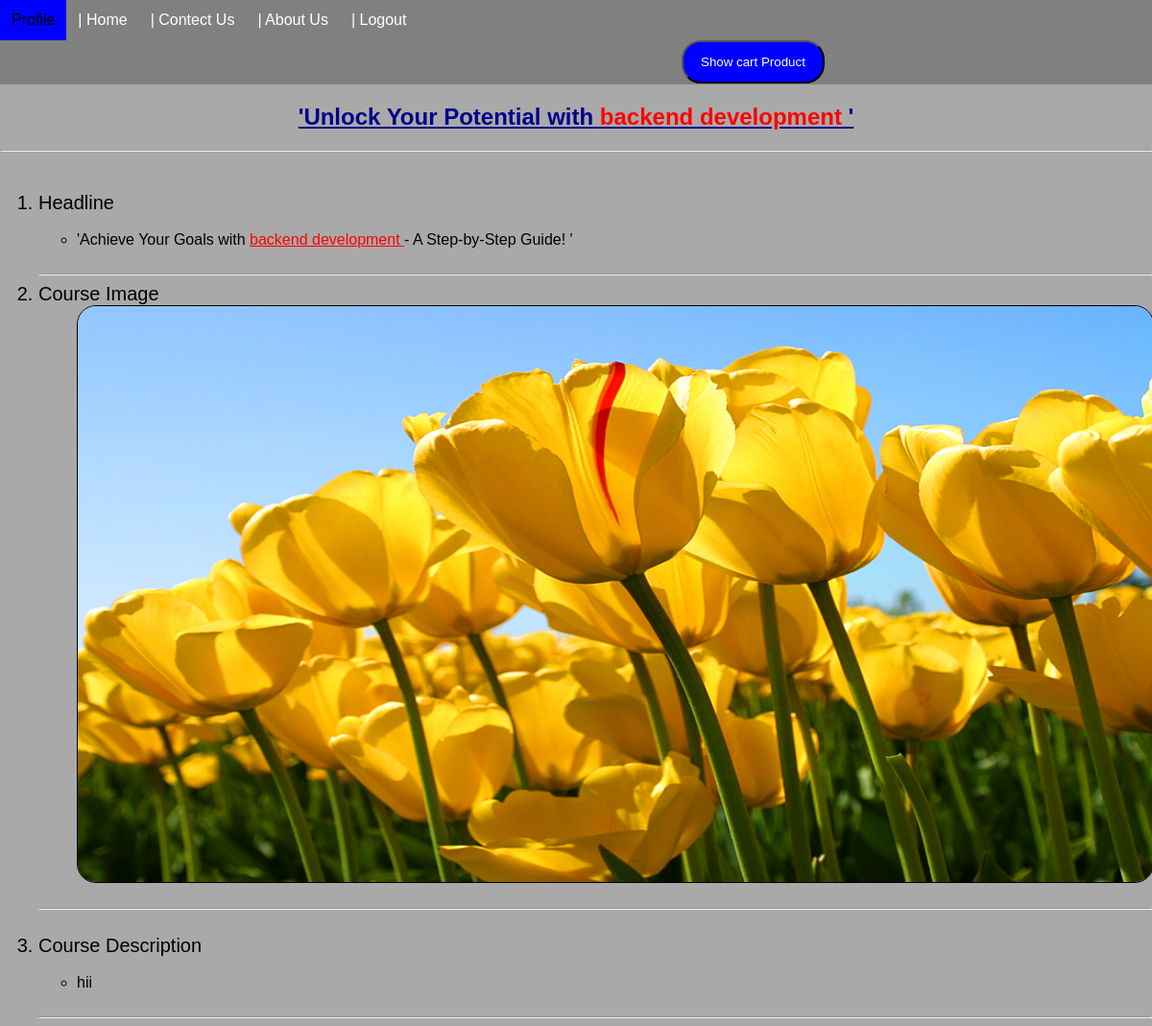
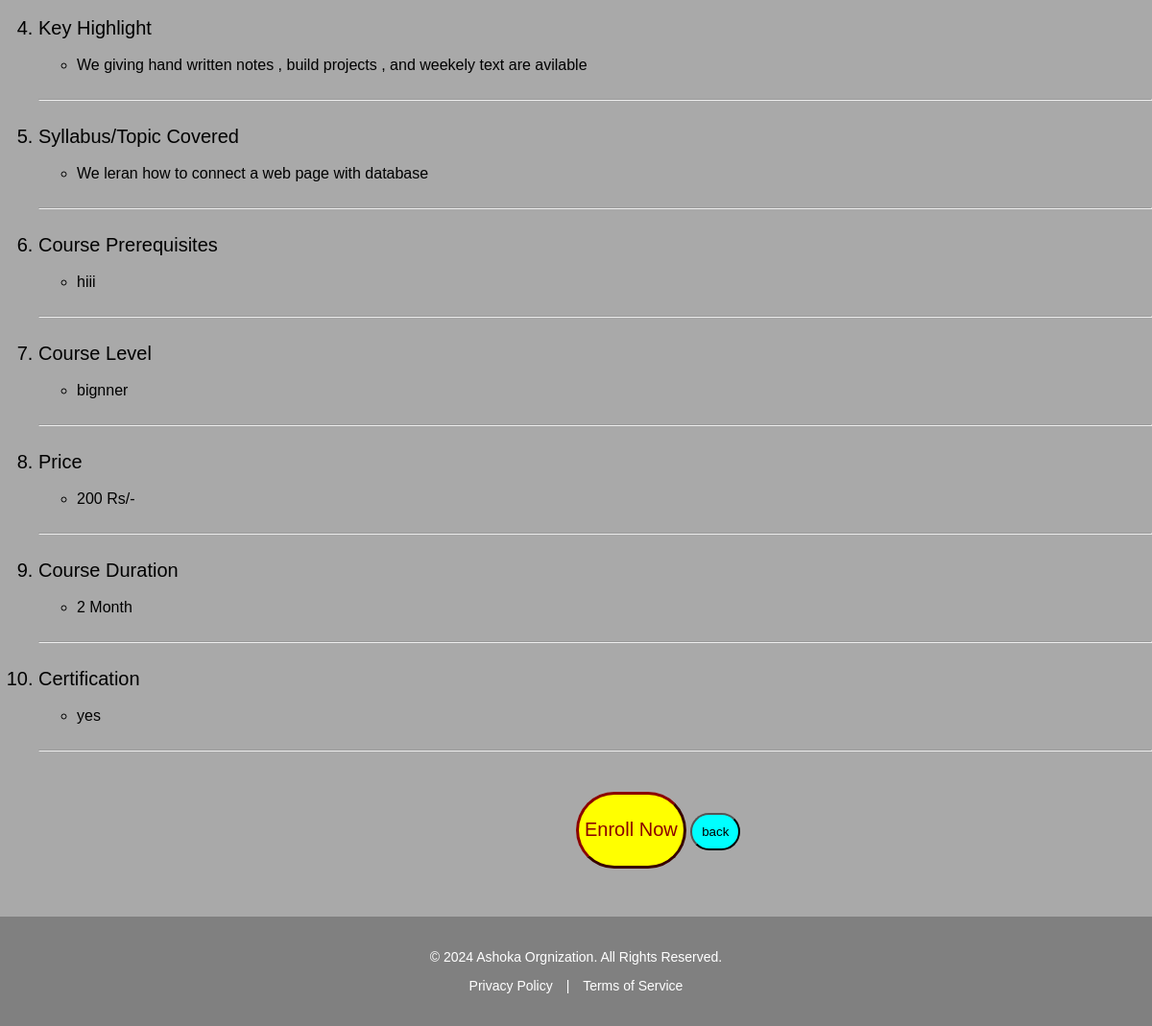
Page /course.php?id=2 (signed in) on the committed database (2 pictures, top to bottom).
### tables this page shows
CREATE TABLE `product` (
  `id` int(11) NOT NULL,
  `product_id` int(11) NOT NULL,
  `course_title` varchar(100) NOT NULL,
  `course_discription` varchar(500) NOT NULL,
  `level` varchar(50) NOT NULL,
  `prerequisites` varchar(8000) NOT NULL,
  `course_content` varchar(1000) NOT NULL,
  `duration` varchar(70) NOT NULL,
  `prise` varchar(50) NOT NULL,
  `course_meterials` varchar(200) NOT NULL,
  `certification` varchar(20) NOT NULL,
  `p_image` varchar(100) DEFAULT NULL,
  `pdf` varchar(400) DEFAULT NULL
);

### course.php (the view, shortened to what this page needs)
<?php
include("nav.php");
if($_SESSION['usertype']=="admin" || $_SESSION['usertype']=="user" || $_SESSION['usertype']=="normal"){
?>
<html>
<head>
  </head>
  <body>
   <?php include'bg_color.php';
	   $pid = $_GET['id'];
   include "connection.php";
   $sql = "SELECT * FROM product WHERE product_id = '$pid' ";
	 $result = mysqli_query($conn,$sql) or die ("picture query failed");
	 if(mysqli_num_rows($result)>0){
	 		while($row=mysqli_fetch_assoc($result)){
	 			echo "<h2 style='text-align: center; color: darkblue;'><u>'Unlock Your Potential with <b style='color:red'>{$row['course_title']} </b>'</u> </h2><hr><br>
	 				<ol>
	 						<li class='heading'>Headline</li><br>
	 						<ul>
	 							<li>'Achieve Your Goals with  <u style='color:red'>{$row['course_title']} </u> - A Step-by-Step Guide! ' </li>
	 						</ul></br><hr>
	 						<li class='heading'>Course Image </li>
	 						 <ul>
	 						 	 "; if($row['p_image']== ''){
									   echo "<img src='product_logo/1.png' style='width: 100%;  height:600px;border-radius:20px; border: 1px solid black '>";
								}else{
							  echo "<img src='product_logo/{$row['p_image']}'  style='width: 100%; height:600px; border-radius:20px; border: 1px solid black'/>
	 						 </ul><br><hr><br>";
	 						}
	 			   echo "
	 			   		<li class='heading'>Course Description</li><br>
	 			   		<ul>
	 			   		 <li>{$row['course_discription']}</li>
	 			   		</ul><br><hr><br>
	 			   		<li class='heading'>Key Highlight</li><br>
	 			   		<ul>
	 			   		 <li>{$row['course_meterials']}</li>
	 			   		</ul><br><hr><br>
	 			   		<li class='heading'>Syllabus/Topic Covered</li><br>
	 			   		<ul>
	 			   		 <li>{$row['course_content']}</li>
	 			   		</ul><br><hr><br>
	 			   		<li class='heading'>Course Prerequisites </li><br>
	 			   		<ul>
	 			   		 <li>{$row['prerequisites']}</li>
	 			   		</ul><br><hr><br>
	 			   		<li class='heading'>Course Level </li><br>
	 			   		<ul>
	 			   		 <li>{$row['level']}</li>
	 			   		</ul><br><hr><br>
	 			   	 <li class='heading'>Price </li><br>
	 			   		<ul>
	 			   		 <li>{$row['prise']} Rs/-</li>
	 			   		</ul><br><hr><br>
	 			   		<li class='heading'>Course Duration </li><br>
	 			   		<ul>
	 			   		 <li>{$row['duration']}</li>
	 			   		</ul><br><hr><br>
	 			   		<li  class='heading'>Certification  </li><br>
	 			   		<ul>
	 			   		 <li>{$row['certification']}</li>
	 			   		</ul><br><hr><br>
	 			   </ol>
	 			  <button style='background:yellow;border-radius: 50px;margin-left:600px;height:80px;border-width:3px;border-color:darkred'><a style='color:darkred;text-decoration: none;font-size:20px' href='buy_course.php?id={$row['product_id']}'>Enroll Now</a></button>
	 			  <button style='background:cyan;border-radius: 50px;padding:10px'><a style='color:black;text-decoration:none';	href='getdata.php'>back</a></button>";
	 		}
	 	}
   ?>
   </body>
   <?php
  include'footer.php';
   ?>
</html>
<?php }
      else{
      	 header("Location: signup.php");
      }
?>

### nav.php (shortened to what this page needs)
	<html>
	<head>
	</head>
	<nav class="navbar">
				<ul>
					 <?php
					 		if (isset($_SESSION['usertype'])){
					   echo '<li><a class="active" href="Profile.php">Profile</a><li>
					 			<li><a  href="getdata.php">| Home</a><li>
					 			<li><a  href="contect.php">| Contect Us</a><li>
								<li><a  href="about.php">| About Us</a><li>
					 			';
					 		}else{
									echo " ";
					 		}
					 ?>
					<?php
						if (isset($_SESSION['usertype'])){
							echo '<li><a  href="logout.php">|  Logout</a><li>
							<button style="background:blue;margin-left:710px;border-radius:20px"><a href="show-cart-product.php">Show cart Product</a></button>
							';
						}else{
							echo '<li><a href="signup.php"> | Register </a></li>
							<li><a  href="logout.php">|  Login</a><li>
							       ';
						}
					?>
				</ul>
			</nav>
</html>

### bg_color.php (shortened to what this page needs)
<head>
</head>

### footer.php (shortened to what this page needs)
<html>
<head>
</head>
<footer>
	<div class="footer-conatiner">
		<div class="footer-content">
			<p style="color:white;">&copy; 2024 Ashoka Orgnization. All Rights Reserved.</p>
			<p><a href="#" >Privacy Policy </a> | <a href="#"> Terms of Service</a></p>
		</div>
	</div>
</footer>
</html>

### nav.php (style rules this page uses)
body { margin: 0px; padding: 0px; }
.navbar ul { background-color: gray; list-style-type: none; padding: 0px; maergin: 0px; overflow: hidden; }
.navbar a { color: white; text-decoration: none; display: block; padding: 12px; text-align: center; overflow: hidden; }
.navbar li { float: left; }
.navbar .active { background-color: blue; color: white; }

### course.php (style rules this page uses)
.heading { font-size: 20px; }

### bg_color.php (style rules this page uses)
body { font-family: arial; background: darkgray; }

### footer.php (style rules this page uses)
footer { margin-top: 50px; background-color: gray; color: white; padding: 20px 0; text-align: center; font-family: arial; font-size: 14px; }
.footer-content a { color: white; text-decoration: none; margin: 0 10px; }

### rows in the picture
product: course_title "backend development", p_image (picture), course_discription "hii", course_meterials "We giving hand written notes , build projects , and weekely text are avilable", course_content "We leran how to connect a web page with database", prerequisites "hiii", level "bignner", prise "200", duration "2 Month", certification "yes"
